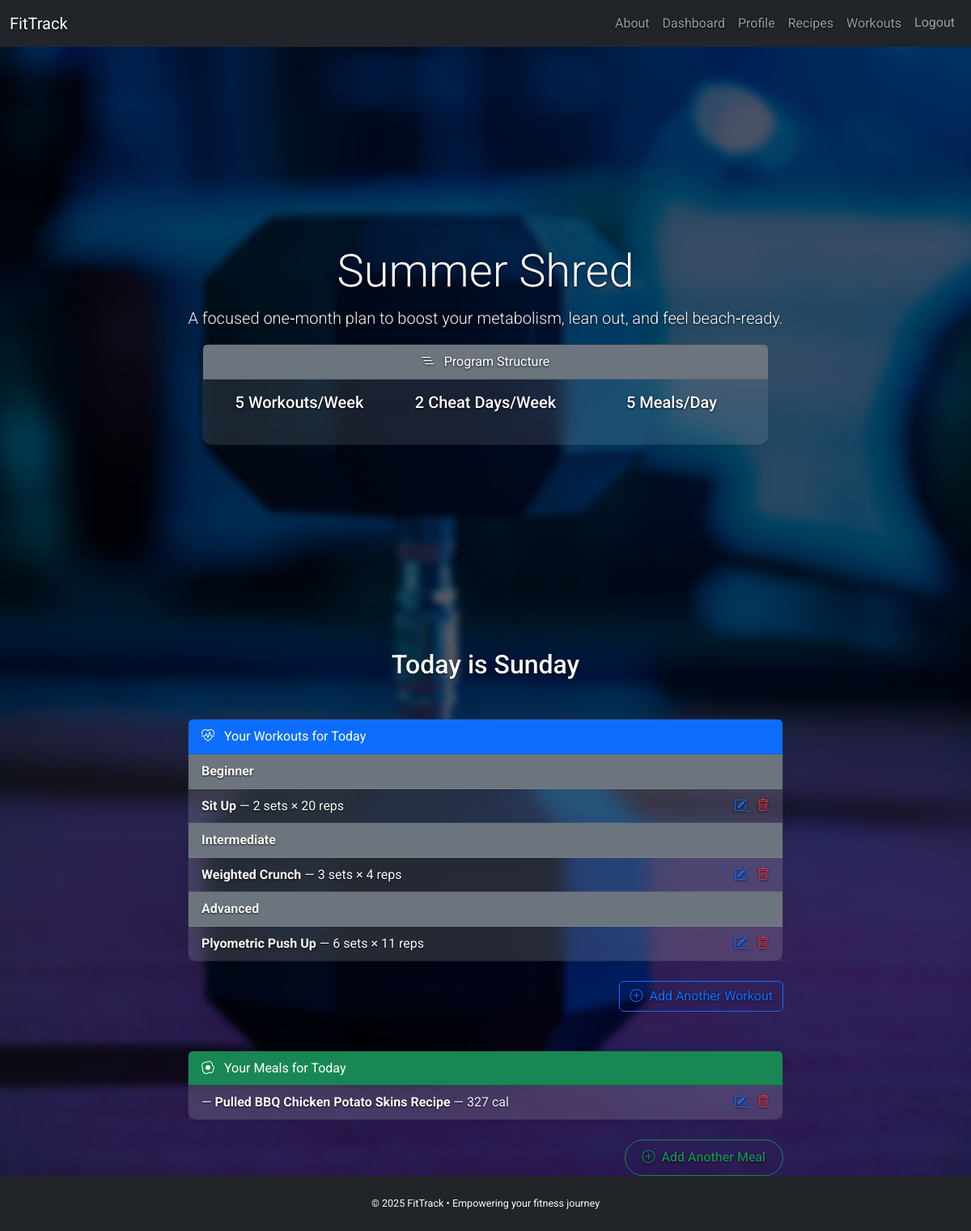
The app's page /dashboard/ (signed in) with its own data.
### common/models.py (models this page shows, shortened)
class GoalPlan(models.Model):
    length = models.CharField(max_length=20, choices=DayPlanChoices, unique=True)
    name = models.CharField(max_length=50)
    description = models.TextField(blank=True)
    background_image = models.ImageField(upload_to="goals/")

class WorkoutExercise(models.Model):
    plan = models.ForeignKey(WorkoutPlan, on_delete=models.CASCADE, related_name='exercises')
    workout_type = models.CharField(
        max_length=20,
        choices=DifficultyChoices,
    )
    exercise = models.ForeignKey('Exercise', on_delete=models.CASCADE)
    sets = models.PositiveIntegerField()
    reps = models.PositiveIntegerField()
    rest_seconds = models.PositiveIntegerField(default=60)

class Exercise(models.Model):
    title = models.CharField(max_length=100)
    image = models.ImageField(upload_to='exercise/', blank=True, null=True)
    target_muscle_group = models.CharField(max_length=20, choices=MuscleGroupChoices)
    equipment_required = models.CharField(max_length=50)
    experience_level = models.CharField(
        max_length=20,
        choices=DifficultyChoices,
    )
    overview = models.TextField()
    instructions = models.TextField()
    tips = models.TextField()
    slug = models.SlugField(max_length=110, unique=True, blank=True)
    def get_absolute_url(self):
        return reverse('exercise_detail', kwargs={'slug': self.slug})

class MealPlan(models.Model):
    user = models.ForeignKey(UserModel, on_delete=models.CASCADE)
    day = models.CharField(max_length=9, choices=WeekdayChoices)
    meal_choice = models.CharField(max_length=20, choices=MealChoiceChoices)
    recipe = models.ForeignKey('Recipe', on_delete=models.CASCADE)

class Recipe(models.Model):
    title = models.CharField(max_length=100)
    image_url = models.ImageField(upload_to='recipes/', blank=True, null=True)
    description = models.TextField(blank=True)
    prep_time = models.PositiveIntegerField(validators=[MaxValueValidator(120)], default=10)
    cook_time = models.PositiveIntegerField(validators=[MaxValueValidator(120)], default=20)
    ingredients = models.TextField()
    calories = models.PositiveIntegerField()
    cooking_instructions = models.TextField()

### common/views.py (the view)
# urls.py: path('dashboard/', DashboardView.as_view(), name='dashboard'),
class DashboardView(LoginRequiredMixin, TemplateView):
    template_name = 'common/dashboard.html'
    def get_context_data(self, **kwargs):
        context = super().get_context_data(**kwargs)
        weekday = datetime.now().strftime('%A')
        today_plans = (WorkoutPlan.objects
                       .filter(user=self.request.user, day=weekday)
                       .prefetch_related('exercises__exercise'))
        workouts_by_type = OrderedDict()
        for key, label in DifficultyChoices.choices:
            qs = today_plans.filter(workout_type=key)
            if qs.exists():
                workouts_by_type[label] = qs
        context.update({
            'today': weekday,
            'workouts_by_type': workouts_by_type,
            'meals': MealPlan.objects.filter(user=self.request.user, day=weekday),
            'current_goal': self.request.user.userprofile.goal,
            'goal_info': self._build_goal_info(self.request.user.userprofile.goal),
        })
        return context
    def _build_goal_info(self, goal):
        if not goal:
            return None
        length = int(goal.length)
        return {
            30: {'weekly_workouts':5,'cheat_days':2,'meals_per_day':5},
            60: {'weekly_workouts':6,'cheat_days':1,'meals_per_day':6},
        }.get(length, {'weekly_workouts':7,'cheat_days':0,'meals_per_day':7})

### templates/common/dashboard.html (shortened to what this page needs)
{% extends 'common/base.html' %}
{% block body_style %}
  {% if current_goal and current_goal.background_image %}
    background: url('{{ current_goal.background_image.url }}') no-repeat center center fixed;
    background-size: cover;
  {% endif %}
{% endblock %}
{% block content %}
  <div class="hero mb-4">
    <div class="text-center text-white" style="text-shadow:0 1px 3px rgba(0,0,0,0.8);">
      {% if current_goal %}
        <h1 class="display-4 mb-2">{{ current_goal.name }}</h1>
        <p class="lead">{{ current_goal.description }}</p>
        {% if goal_info %}
          <div class="card mb-4 shadow-sm mx-auto" style="max-width:700px;">
            <div class="card-header bg-secondary text-white">
              <i class="bi bi-list-nested me-2"></i> Program Structure
            </div>
            <div class="card-body">
              <div class="row text-center">
                <div class="col-sm-4 mb-3">
                  <h5>{{ goal_info.weekly_workouts }} Workouts/Week</h5>
                </div>
                <div class="col-sm-4 mb-3">
                  <h5>{{ goal_info.cheat_days }} Cheat Days/Week</h5>
                </div>
                <div class="col-sm-4 mb-3">
                  <h5>{{ goal_info.meals_per_day }} Meals/Day</h5>
                </div>
              </div>
            </div>
          </div>
        {% endif %}
      {% else %}
        <h1 class="display-4 mb-2">Welcome to Your Dashboard</h1>
        <p class="lead">Select a 30, 60 or 90-Day goal in your Profile to get started.</p>
      {% endif %}
    </div>
  </div>
  <div class="row justify-content-center">
    <div class="col-md-10 col-lg-8">
      <div class="text-center mb-5">
        <h2>Today is {{ today }}</h2>
      </div>
      <div class="card shadow-sm mb-4">
        <div class="card-header bg-primary text-white">
          <i class="bi bi-heart-pulse me-2"></i> Your Workouts for Today
        </div>
        <div class="card-body p-0">
          <ul class="list-group list-group-flush">
            {% for level_name, plans in workouts_by_type.items %}
              <li class="list-group-item bg-secondary text-white">
                <strong>{{ level_name }}</strong>
              </li>
              {% for plan in plans %}
                {% for item in plan.exercises.all %}
                  <li class="list-group-item d-flex justify-content-between align-items-center">
                    <div>
                      <a href="{{ item.exercise.get_absolute_url }}"
                         class="fw-bold text-decoration-none">
                        {{ item.exercise.title }}
                      </a>
                      &mdash; {{ item.sets }} sets × {{ item.reps }} reps
                    </div>
                    <div>
                      <a href="{% url 'update_workout_plan' plan.pk %}" class="text-primary me-2">
                        <i class="bi bi-pencil-square"></i>
                      </a>
                      <a href="{% url 'delete_workout_plan' plan.pk %}" class="text-danger">
                        <i class="bi bi-trash"></i>
                      </a>
                    </div>
                  </li>
                {% endfor %}
              {% endfor %}
            {% endfor %}
          </ul>
        </div>
      </div>
      <div class="text-end mb-5">
        <a href="{% url 'create_workout_plan' %}" class="btn btn-outline-primary">
          <i class="bi bi-plus-circle me-1"></i> Add Another Workout
        </a>
      </div>
      {% if meals %}
        <div class="card shadow-sm mb-4">
          <div class="card-header bg-success text-white">
            <i class="bi bi-egg-fried me-2"></i> Your Meals for Today
          </div>
          <div class="card-body p-0">
            <ul class="list-group list-group-flush">
              {% for meal in meals %}
                <li class="list-group-item d-flex justify-content-between align-items-center">
                  <div>
                    &mdash;
                    <a href="{% url 'recipe_detail' meal.recipe.pk %}"
                       class="fw-bold text-decoration-none">
                      {{ meal.recipe.title }}
                    </a>
                    <span class="text-muted">&mdash; {{ meal.recipe.calories }} cal</span>
                  </div>
                  <div>
                    <a href="{% url 'update_meal_plan' meal.pk %}" class="text-primary me-2">
                      <i class="bi bi-pencil-square"></i>
                    </a>
                    <a href="{% url 'delete_meal_plan' meal.pk %}" class="text-danger">
                      <i class="bi bi-trash"></i>
                    </a>
                  </div>
                </li>
              {% endfor %}
            </ul>
          </div>
        </div>
        <div class="text-end">
          <a href="{% url 'create_meal_plan' %}" class="btn btn-outline-success">
            <i class="bi bi-plus-circle me-1"></i> Add Another Meal
          </a>
        </div>
      {% else %}
        <p class="text-muted text-center">
          No meals planned for today.
          <a href="{% url 'create_meal_plan' %}">Add meals</a>.
        </p>
      {% endif %}
    </div>
  </div>
{% endblock %}

### static/css/styles.css (style rules this page uses)
body { font-family: 'Roboto', sans-serif; background: url('../images/gym.jpg') no-repeat center center fixed; background-size: cover; color: #f1f1f1; position: relative; line-height: 1.6; }
body::before { content: ""; position: fixed; top: 0; left: 0; width: 100%; height: 100%; background-color: rgba(0, 0, 0, 0.6); backdrop-filter: blur(5px); z-index: -1; }
h1, h2, h3, h4, p, label, a, small { color: #f9f9f9; text-shadow: 0 1px 3px rgba(0, 0, 0, 0.8); }
.hero { display: flex; justify-content: center; align-items: center; min-height: 85vh; text-align: center; padding: 3rem 1rem; }
.card, .frosted-card { background: rgba(255, 255, 255, 0.1); backdrop-filter: blur(10px); -webkit-backdrop-filter: blur(10px); color: #fff; border-radius: 12px; box-shadow: 0 4px 16px rgba(0, 0, 0, 0.4); }
.btn-primary, .btn-success, .btn-outline-success { border-radius: 30px; font-weight: 500; padding: 0.6rem 1.3rem; transition: all 0.2s ease; }
.text-muted, small, .list-group-item small { color: #f1f1f1 !important; text-shadow: 0 1px 2px rgba(0, 0, 0, 0.6); }
.list-group-item { color: #f9f9f9 !important; background-color: rgba(255, 255, 255, 0.05); text-shadow: 0 1px 2px rgba(0, 0, 0, 0.8); border: 1px solid rgba(255, 255, 255, 0.1); }

### records on screen
GoalPlan: name "Summer Shred", description "A focused one‑month plan to boost your metabolism, lean out, and feel beach‑ready."
WorkoutExercise: exercise "Sit Up", sets "2", reps "20"
WorkoutExercise: exercise "Weighted Crunch", sets "3", reps "4"
WorkoutExercise: exercise "Plyometric Push Up", sets "6", reps "11"
MealPlan: recipe "Pulled BBQ Chicken Potato Skins Recipe", recipe.calories "327"

### other values on screen
{{ goal_info.weekly_workouts }} "5"
{{ goal_info.cheat_days }} "2"
{{ goal_info.meals_per_day }} "5"
{{ level_name }} "Beginner" "Intermediate" "Advanced"
